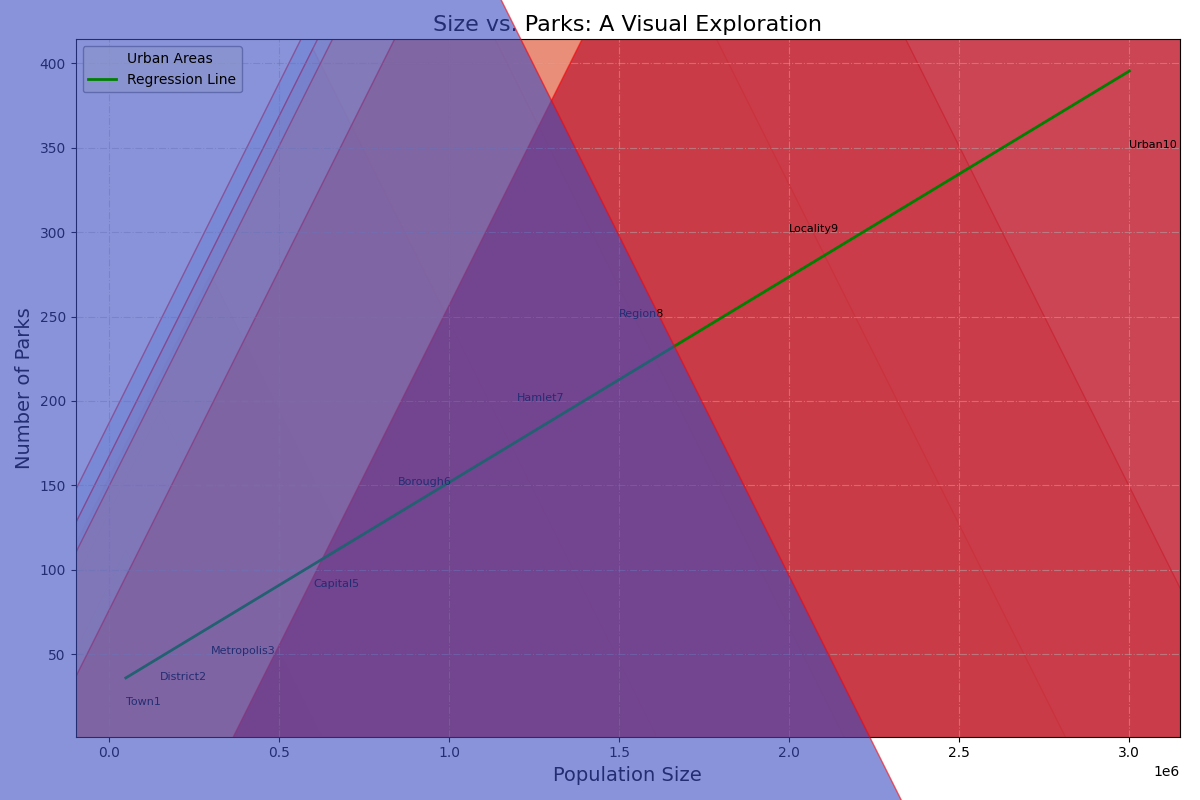

Generate this figure with Python:
import numpy as np
import matplotlib.pyplot as plt

cities = ['Town1', 'District2', 'Metropolis3', 'Capital5', 'Borough6', 'Hamlet7', 'Region8', 'Locality9', 'Urban10']
populations = [50000, 150000, 300000, 600000, 850000, 1200000, 1500000, 2000000, 3000000]
park_counts = [20, 35, 50, 90, 150, 200, 250, 300, 350]

fig, ax = plt.subplots(figsize=(12, 8))

# Scatter plot with altered markers and edgecolors
scatter = ax.scatter(populations, park_counts, s=populations, alpha=0.6, edgecolors='r', marker='^', c=park_counts, cmap='coolwarm', label='Urban Areas')

# Annotate with altered font size for a few cities
for i, city in enumerate(cities):
    ax.annotate(city, (populations[i], park_counts[i]), fontsize=8, ha='left')

# Regression line with altered style
coefficients = np.polyfit(populations, park_counts, 1)
polynomial = np.poly1d(coefficients)
trendline = polynomial(populations)
ax.plot(populations, trendline, color='green', linestyle='-', linewidth=2, label='Regression Line')

# Title and labels with altered fonts
ax.set_title('Size vs. Parks: A Visual Exploration', fontsize=16, fontweight='normal')
ax.set_xlabel('Population Size', fontsize=14)
ax.set_ylabel('Number of Parks', fontsize=14)

# Updated legend and grid style
ax.legend(facecolor='lightyellow', edgecolor='gray')
ax.grid(True, linestyle='-.', alpha=0.5)

plt.tight_layout()
plt.show()
